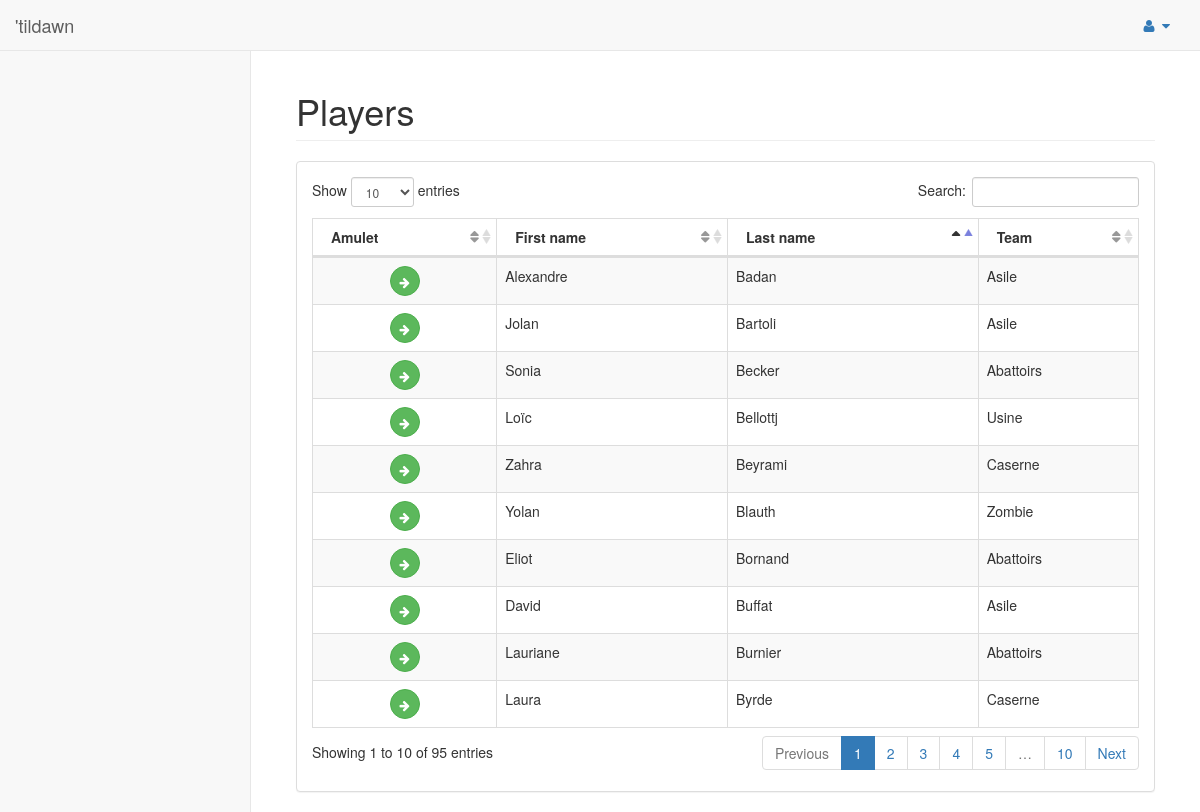
/pages/playersBureau.php, run on the app's committed database.
### tables this page shows
CREATE TABLE Players (
    id INT NOT NULL AUTO_INCREMENT,
    amulet VARCHAR(5) UNIQUE,
	firstname VARCHAR(32) NOT NULL,
	lastname VARCHAR(32) NOT NULL,
	gender ENUM('M', 'F'),
	`group` VARCHAR(32),
	teamId INT NOT NULL,
    score INT DEFAULT 0, 	
	nbDeaths INT DEFAULT 0,
	nbKills INT DEFAULT 0,
	nbEnemyLivesGiven INT DEFAULT 0,
	nbOwnLivesTaken INT DEFAULT 0, 
	nbAmuletsTaken INT DEFAULT 0,
	nbCheatersCaught INT DEFAULT 0, 
	nbTimesArrested INT DEFAULT 0,
	nbTimesTransformed INT DEFAULT 0,
	nbPlayersTransformed INT DEFAULT 0,
	nbObjectsFound INT DEFAULT 0,
	
	PRIMARY KEY(id),
	FOREIGN KEY(teamId) REFERENCES Teams(id)
);

CREATE TABLE Teams (
    id INT NOT NULL AUTO_INCREMENT,
	name VARCHAR(16) NOT NULL UNIQUE,
	color VARCHAR(8) NOT NULL UNIQUE,
	score INT DEFAULT 0,
	nbLivesTakenByPlayers INT DEFAULT 0,
	nbPlayersArrested INT DEFAULT 0,
	nbPlayersLost INT DEFAULT 0,
	nbPlayersWon INT DEFAULT 0,
	nbEnemyLivesBroughtByPlayers INT DEFAULT 0,
	nbPlayersDeaths INT DEFAULT 0,
	nbKillsByPlayers INT DEFAULT 0,
	nbMainObjectsFoundByPlayers INT DEFAULT 0,
	
	PRIMARY KEY(id)
);

### model/players.php (called while the page is built, shortened)
<?php
include_once('../model/db.php');
function getAllPlayers(){
    $res = mysqli_query($GLOBALS['link'], 'select players.id as id, amulet, firstname, lastname, teams.name as team, players.teamId as teamId, players.score as score, teams.score as teamScore, gender, `group`, nbDeaths, nbKills, nbOwnLivesTaken, nbEnemyLivesGiven, nbTimesArrested, NbCheatersCaught from players INNER JOIN teams ON players.teamId = teams.id;');
    return fetch_result($res);
}
?>

### controller/common.php (called while the page is built, shortened)
<?php
require("../model/players.php");
function getPlayers(){
	return getAllPlayers();
}
?>

### model/db.php (called while the page is built, shortened)
<?php
function fetch_result($res) {
	$result = array();
	if($res != False){
	    while($row = mysqli_fetch_assoc($res)) {
            $result[] = $row;
        }
	}else{
		echo "No result";
	}
    return $result;
}
?>

### pages/playersBureau.php (the view, shortened to what this page needs)
<!DOCTYPE html>
<?php
$players = getPlayers();
?>
<html lang="en">
<head>
    <link href="../vendor/bootstrap/css/bootstrap.min.css" rel="stylesheet">
    <link href="../vendor/metisMenu/metisMenu.min.css" rel="stylesheet">
    <link href="../dist/css/sb-admin-2.css" rel="stylesheet">
    <link href="../vendor/font-awesome/css/font-awesome.min.css" rel="stylesheet" type="text/css">
    <link href="../vendor/datatables-plugins/dataTables.bootstrap.css" rel="stylesheet">
    <link href="../vendor/datatables-responsive/dataTables.responsive.css" rel="stylesheet">
</head>
<body>
    <div id="wrapper">
        <?php include("nav.php");?>
        <div id="page-wrapper">
            <div class="container-fluid">
                <div class="row">
                    <div class="col-lg-12">
                        <h1 class="page-header">Players</h1>
                    </div>
                </div>
            <div class="row">
                <div class="col-lg-12">
                    <div class="panel panel-default">
                        <div class="panel-body">
                            <table width="100%" class="table table-striped table-bordered table-hover" id="dataTables-example">
                                <thead>
                                    <tr>
                                        <th>Amulet</th>
                                        <th>First name</th>
                                        <th>Last name</th>
                                        <th>Team</th>
                                    </tr>
                                </thead>
                                <tbody>
								    <?php
									    foreach ($players as $player){
										    echo '<tr>';
											if($player['amulet'] != NULL){
												echo '<td><a href="infoPlayer.php?id='.$player['id'].'">'.$player['amulet'].'</a></td>';
											}else{
												echo '<td style="text-align:center;"><button type="button" class="btn btn-success btn-circle" data-toggle="modal" data-target="#amulet" data-id="'.$player['id'].'"><i class="fa fa-arrow-right"></i></button>';
											}
                               				echo '<td>'.$player['firstname'].'</td>';
                                            echo '<td>'.$player['lastname'].'</td>';
                                            echo '<td>'.$player['team'].'</td>';
                   			                echo '</tr>';
										}
								    ?>
                                </tbody>
                            </table>
                        </div>
                    </div>
                </div>
            </div>
            </div>
        </div>
    </div>
</body>
</html>

### data on the page
players: firstname "Alexandre", lastname "Badan", teamId.name "Asile"
players: firstname "Jolan", lastname "Bartoli", teamId.name "Asile"
players: firstname "David", lastname "Buffat", teamId.name "Asile"
players: firstname "Loïc", lastname "Bellottj", teamId.name "Usine"
players: firstname "Sonia", lastname "Becker", teamId.name "Abattoirs"
players: firstname "Eliot", lastname "Bornand", teamId.name "Abattoirs"
players: firstname "Lauriane", lastname "Burnier", teamId.name "Abattoirs"
players: firstname "Zahra", lastname "Beyrami", teamId.name "Caserne"
players: firstname "Laura", lastname "Byrde", teamId.name "Caserne"
players: firstname "Yolan", lastname "Blauth", teamId.name "Zombie"
